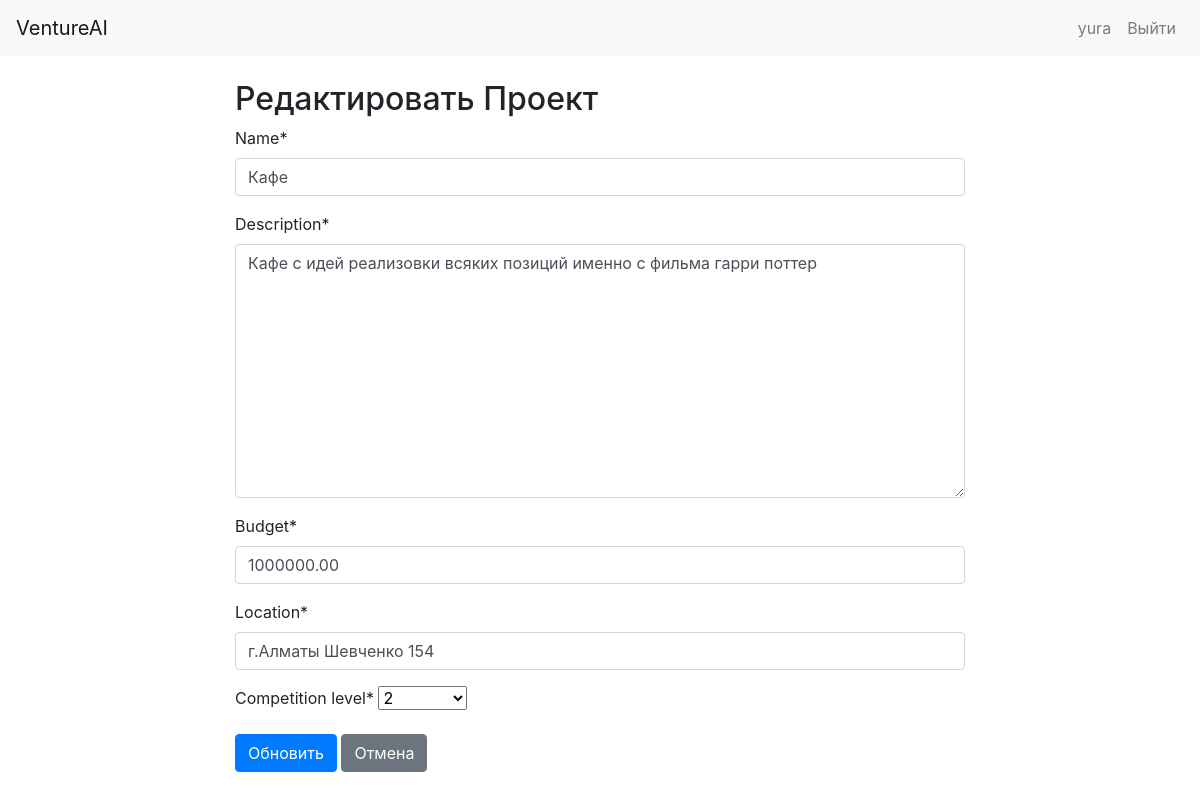
The app's page /project/3/edit/ (signed in) with its own data.
### core/models.py (models this page shows, shortened)
class User(AbstractUser):
    email = models.EmailField(unique=True)
    tokens = models.IntegerField(default=3)  # Начальное количество токенов
    USERNAME_FIELD = 'email'
    REQUIRED_FIELDS = ['username']

class BusinessProject(models.Model):
    user = models.ForeignKey(User, on_delete=models.CASCADE, related_name='projects')
    name = models.CharField(max_length=255)
    description = models.TextField()
    budget = models.DecimalField(max_digits=12, decimal_places=2)
    location = models.CharField(max_length=255)
    competition_level = models.IntegerField(choices=[(i, i) for i in range(1, 6)])  # Правильное имя поля
    created_at = models.DateTimeField(default=timezone.now)

### core/views.py (the view)
# urls.py: path('project/<int:pk>/edit/', views.project_update, name='project_update'),
@login_required
def project_update(request, pk):
    project = BusinessProject.objects.get(pk=pk, user=request.user)
    if request.method == 'POST':
        form = BusinessProjectForm(request.POST, instance=project)
        if form.is_valid():
            form.save()
            messages.success(request, "Проект обновлён успешно.")
            return redirect('core:dashboard')
    else:
        form = BusinessProjectForm(instance=project)
    return render(request, 'core/project_form.html', {'form': form})

### core/forms.py
class BusinessProjectForm(forms.ModelForm):
    class Meta:
        model = BusinessProject
        fields = ['name', 'description', 'budget','location', 'competition_level']

### core/templates/core/project_form.html (shortened to what this page needs)
{% extends 'core/base.html' %}
{% load crispy_forms_tags %}
{% block content %}
<div class="row justify-content-center">
    <div class="col-md-8">
        <h2>{% if form.instance.pk %}Редактировать Проект{% else %}Создать Проект{% endif %}</h2>
        <form method="post">
            {{ form|crispy }}
            <button type="submit" class="btn btn-primary">
                {% if form.instance.pk %}Обновить{% else %}Создать{% endif %}
            </button>
            <a href="{% url 'core:dashboard' %}" class="btn btn-secondary">Отмена</a>
        </form>
    </div>
</div>
{% endblock %}

### core/templates/core/base.html (shortened to what this page needs)
<!DOCTYPE html>
<html lang="ru">
<head>
    <link rel="stylesheet" href="https://stackpath.bootstrapcdn.com/bootstrap/4.5.2/css/bootstrap.min.css">
    {% load static %}
    <link rel="stylesheet" href="{% static 'css/styles.css' %}">
</head>
<body>
    <nav class="navbar navbar-expand-lg navbar-light bg-light">
        <a class="navbar-brand" href="{% url 'core:dashboard' %}">VentureAI</a>
        <div class="collapse navbar-collapse">
            <ul class="navbar-nav ml-auto">
                {% if user.is_authenticated %}
                <li class="nav-item">
                    <a class="nav-link" href="#">{{ user.username }}</a>
                </li>
                <li class="nav-item">
                    <a class="nav-link" href="{% url 'core:logout' %}">Выйти</a>
                </li>
                {% endif %}
            </ul>
        </div>
    </nav>
    <div class="container mt-4">
        {% block content %}
        {% endblock %}
    </div>
<div aria-live="polite" aria-atomic="true" class="position-relative">
  <div class="toast-container position-absolute top-0 end-0 p-3">
  </div>
</div>
</body>
</html>

### records on screen
User: username "yura"
BusinessProject: name "Кафе", description "Кафе с идей реализовки всяких позиций именно с фильма гарри поттер", budget "1000000.00", location "г.Алматы Шевченко 154", competition_level "2"
